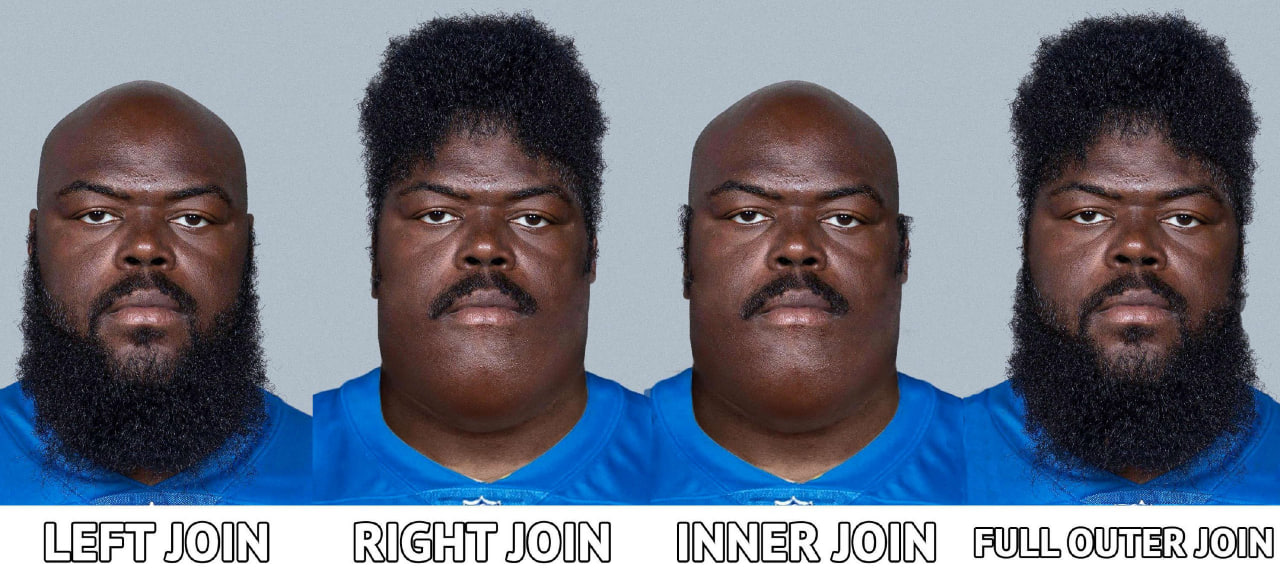
#> input picture site/Data/Datasets/SQL-meme.jpg, 1280 x 579 px
$ jupyter execute 'Day 49 - CV Introduction.ipynb'
#> lines starting #> are read from the running program, lines starting #| are printed output that depends on the picture
# Компьютерное зрение

Компьютерное зрение (Computer Vision) представляет собой область исследований в области искусственного интеллекта, направленную на обучение машин анализу и интерпретации визуальной информации. Эта область стремится дать компьютерам способность "видеть" и понимать изображения и видео, как это делает человек.

## Основы компьютерного зрения

### 1. Изображения

Изображение — это представление визуальной информации в форме матрицы пикселей. Пиксель (от "picture element") является самым маленьким элементом изображения и содержит информацию о цвете или яркости.

### 2. Цветовая модель

Изображения могут быть представлены в различных цветовых моделях, таких как RGB (красный, зеленый, синий), HSV (оттенок, насыщенность, яркость) и др. Каждый цвет можно представить как комбинацию базовых цветов в соответствующей модели.

### 3. Формат изображения

Изображения могут быть сохранены в различных форматах, таких как JPEG, PNG, GIF и другие. Каждый формат имеет свои особенности, влияющие на размер файла и качество изображения.

### 4. Обработка изображений

Обработка изображений включает в себя различные техники, такие как фильтрация, улучшение контрастности, обрезка и изменение размера. Они используются для улучшения качества изображений перед их анализом.

### 5. Операции над изображениями

Операции над изображениями включают базовые математические операции над пикселями, такие как сложение, вычитание, умножение и др. Эти операции могут применяться для изменения изображений.

## Обнаружение объектов

### 1. Определение объектов

Обнаружение объектов - это процесс выделения и классификации объектов на изображении. Методы обнаружения могут быть основаны на геометрических признаках, структурных шаблонах или использовать глубокие нейронные сети.

### 2. Сегментация изображений

Сегментация изображений разделяет изображение на более мелкие части, что упрощает анализ каждого объекта отдельно. Это может быть бинарная сегментация (объект/фон) или сегментация по классам.

## Глубокое обучение и Нейронные Сети

### 1. Глубокое обучение

Глубокое обучение - это подраздел машинного обучения, в котором используются глубокие нейронные сети с множеством слоев для обучения на больших объемах данных.

### 2. Нейронные сети

Нейронные сети представляют собой модель, вдохновленную структурой человеческого мозга. Она состоит из нейронов, слоев и весов, и обучается на данных для выполнения задач, таких как классификация, регрессия или сегментация.

### 3. Сверточные нейронные сети (CNN)

CNN являются основой многих успешных подходов в компьютерном зрении. Они специально разработаны для обработки изображений, используя свертки для выделения важных признаков.

[cell 1]
import numpy as np
import matplotlib.pyplot as plt

## Черно-белые изображения

[cell 2]
# Это изображение 8 на 8 пикселей, то есть имеем всего 64 пикселя. Здесь 0 это черный, а 255 это белый цвет
x = np.array([[0, 255, 0, 255, 0, 255, 0, 255],
              [0, 255, 0, 255, 0, 255, 0, 255],
              [0, 255, 0, 255, 0, 255, 0, 255],
              [0, 255, 0, 255, 0, 255, 0, 255],
              [0, 255, 0, 255, 0, 255, 0, 255],
              [0, 255, 0, 255, 0, 255, 0, 255],
              [0, 255, 0, 255, 0, 255, 0, 255],
              [0, 255, 0, 255, 0, 255, 0, 255]])
plt.imshow(x, cmap='gray')
x.shape

[cell 3]
# Сделаем шахматную доску
x = np.array([[0, 255, 0, 255, 0, 255, 0, 255],
              [255, 0, 255, 0, 255, 0, 255, 0],
              [0, 255, 0, 255, 0, 255, 0, 255],
              [255, 0, 255, 0, 255, 0, 255, 0],
              [0, 255, 0, 255, 0, 255, 0, 255],
              [255, 0, 255, 0, 255, 0, 255, 0],
              [0, 255, 0, 255, 0, 255, 0, 255],
              [255, 0, 255, 0, 255, 0, 255, 0]])
plt.imshow(x, cmap='gray')
x.shape

[cell 4]
# Теперь давайте изменим значения различных пикселей в диапазоне от 0 до 255
x = np.array([[210, 140, 56, 255, 70, 255, 0, 255],
              [255, 0, 255, 0, 255, 0, 255, 0],
              [0, 40, 0, 255, 0, 255, 0, 255],
              [255, 0, 255, 120, 80, 0, 255, 0],
              [0, 255, 0, 255, 0, 255, 0, 255],
              [255, 0, 190, 200, 255, 0, 255, 0],
              [0, 255, 0, 255, 0, 255, 0, 255],
              [255, 0, 255, 0, 255, 0, 255, 0]])
plt.imshow(x, cmap='gray')
x.shape
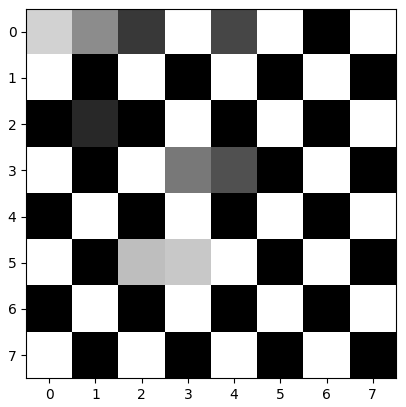
#> figure drawn by matplotlib, 1 panel

# Цветные изображения
В цветовой палитре у нас три параметра - RGB (Red, Green, Blue)
И в их сочетании мы получаем различные цвета

##### [0,0,0]: Черный

##### [255, 255,255]: Белый

##### [255,0,0]: Красный

##### [0,255,0]: Зеленый

##### [0,0,255]: Синий

##### [100,0,0]: Тёмно красный

[cell 5]
# Сгенерим изображение 4 на 2 пикселя
y = np.array([[[255, 0, 0], [0, 255, 140]],
              [[0, 255, 0], [255, 255, 0]],
              [[0, 0, 255], [255, 255, 255]],
              [[0, 0, 0], [0, 200, 2]]])
plt.imshow(y)
y.shape
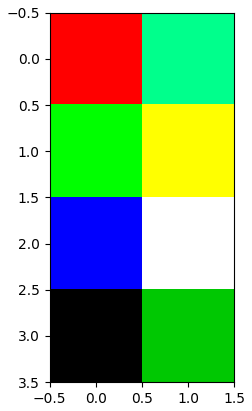
#> figure drawn by matplotlib, 1 panel

## Обработка изображенй

[cell 6]
img = plt.imread("Datasets/SQL-meme.jpg")
#> img is the input picture: shape (579, 1280, 3); mean R, G, B 111.8, 117.2, 130.6
print(img.shape)  # Это цветное изображение размером 579 на 1280, имеющее 3 канала для цвета - RGB
#| (579, 1280, 3)
plt.imshow(img)
plt.show()

## Обрезка изображений

[cell 7]
img2 = img[100:800, 400:1000]
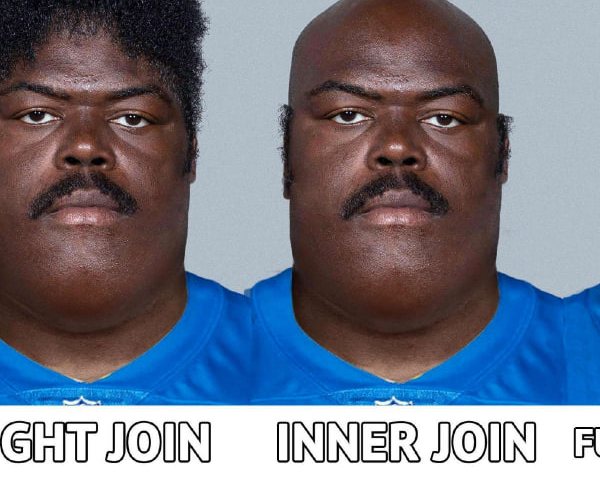
#> img2: shape (479, 600, 3); mean R, G, B 113.5, 117.3, 131.4
plt.imshow(img2)
plt.show()

## Увеличение яркости

[cell 8]
BrightnessUp = 100 * np.ones((img.shape), dtype='int32')
img3 = img + BrightnessUp
plt.imshow(img3)
plt.show()

## Снижение яркости

[cell 9]
BrightnessDown = -100 * np.ones((img.shape), dtype='int32')
img3 = img + BrightnessDown
plt.imshow(img3)
plt.show()
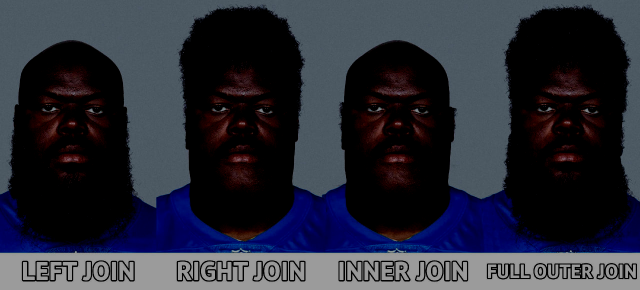
#> shown: shape (579, 1280, 3) (shown at 1/2 size); mean R, G, B 41.2, 43.1, 54.8

## Добавление шума на изображение

[cell 10]
AddNoise = np.random.randint(0, 100, img.shape)  # Сгенерируем случайное число в промежутке от 0 до 100 для параметра шума
img4 = img + AddNoise
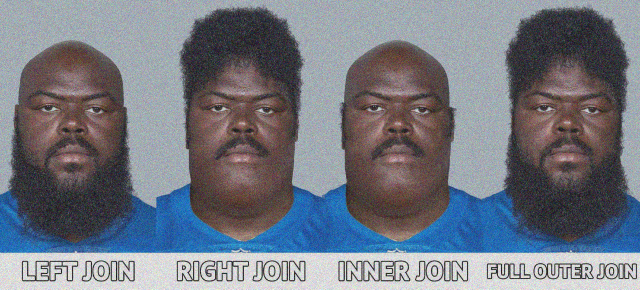
#> img4: shape (579, 1280, 3) int64 (shown at 1/2 size); mean R, G, B 161.3, 166.7, 180.1; drawn with min black and max white
plt.imshow(img4)
plt.show()
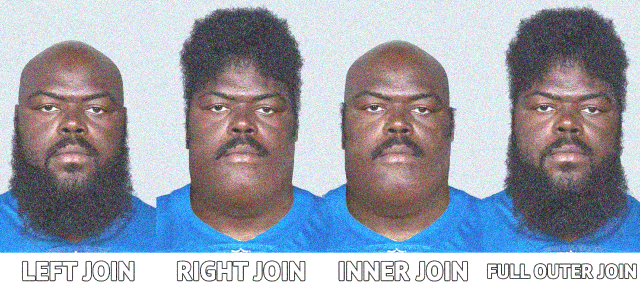
#> shown: shape (579, 1280, 3) (shown at 1/2 size); mean R, G, B 155.6, 160, 171.7

# Отобразим изображение с помощью OpenCV

[cell 11]
import cv2

## Прочитаем изображение, используя OpenCV

[cell 12]
imgOCV = cv2.imread("Datasets/SQL-meme.jpg")
plt.imshow(imgOCV)
plt.show()

## Преобразуем изображение, считанное OpenCV в формате BRG, в формат RGB

[cell 13]
imgOCV1 = cv2.cvtColor(imgOCV, cv2.COLOR_BGR2RGBA)
plt.imshow(imgOCV1)
plt.show()

## Считывание изображения в оттенках серого с помощью OpenCV

[cell 14]
imgGray = cv2.cvtColor(imgOCV, cv2.COLOR_BGR2GRAY)
plt.imshow(imgGray, cmap='gray')
plt.title('Черно-белое изображение')
plt.show()

## Определение границ объектов на изображении

[cell 15]
imgOCV3 = cv2.Canny(imgOCV, 150, 255)
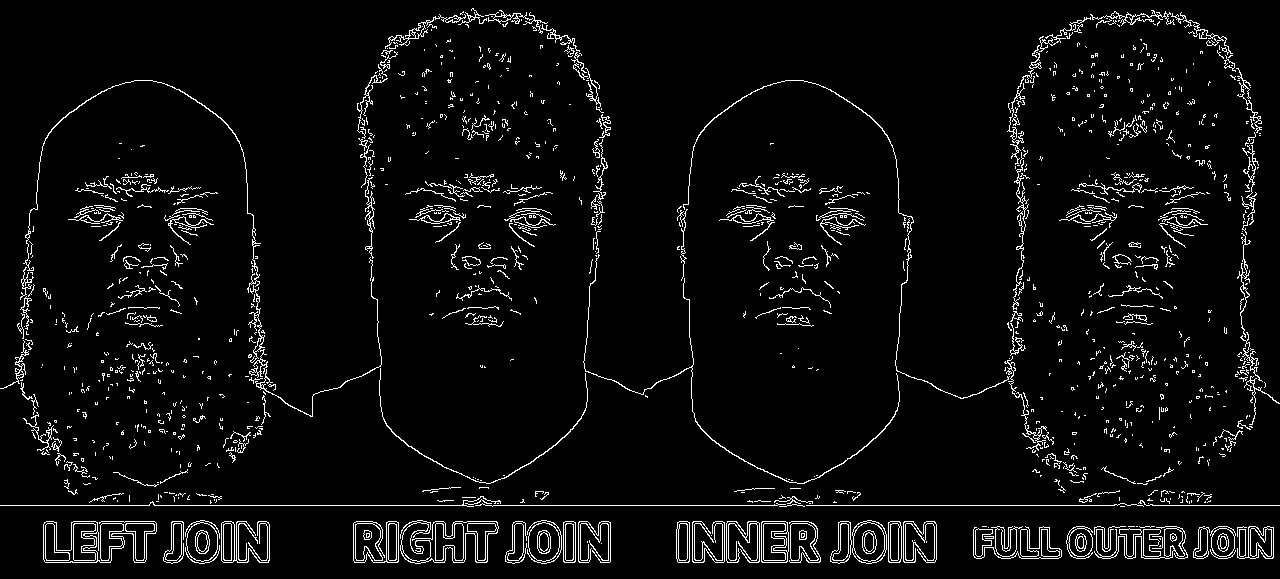
#> imgOCV3: shape (579, 1280); 4.7% white in thin lines or dots
plt.imshow(imgOCV3, cmap='gray')
plt.show()

## Размытие изображения

[cell 16]
# Отобразим базовое изображение
plt.imshow(cv2.cvtColor(imgOCV, cv2.COLOR_BGR2RGB))
plt.title('Original Image')
plt.show()

# Изменим размер изображения (уменьшим в 0,5 раза в обоих измерениях)
shrunken_img = cv2.resize(imgOCV, None, fx=0.1, fy=0.1, interpolation=cv2.INTER_AREA)

# Отобразим уменьшенное изображение
plt.imshow(cv2.cvtColor(shrunken_img, cv2.COLOR_BGR2RGB))
plt.title('Изображение со сниженным качеством')
plt.show()

[cell 17]
# Размытие сглаживает изображение
imgOCV8 = imgOCV1

blur = cv2.blur(imgOCV8, (18, 18))
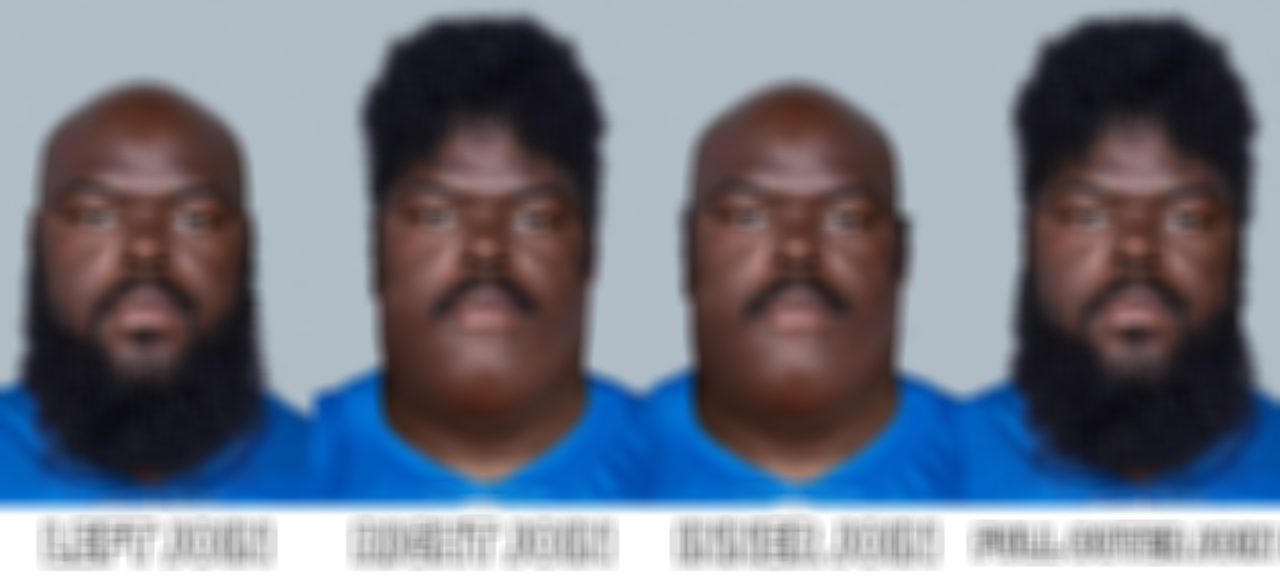
#> blur: shape (579, 1280, 4); mean R, G, B, A 111.8, 117.2, 130.6, 255
gblur = cv2.GaussianBlur(imgOCV8, (7, 7), 0)

plt.imshow(imgOCV8), plt.title('Оригинальное изображение')
plt.show()
plt.imshow(blur), plt.title('Размытое изображение')
plt.show()
plt.imshow(gblur), plt.title('Изображение, размытое гауссианом')
plt.show()

$ run again, with site/Data/Datasets/test_image.jpg copied over site/Data/Datasets/SQL-meme.jpg
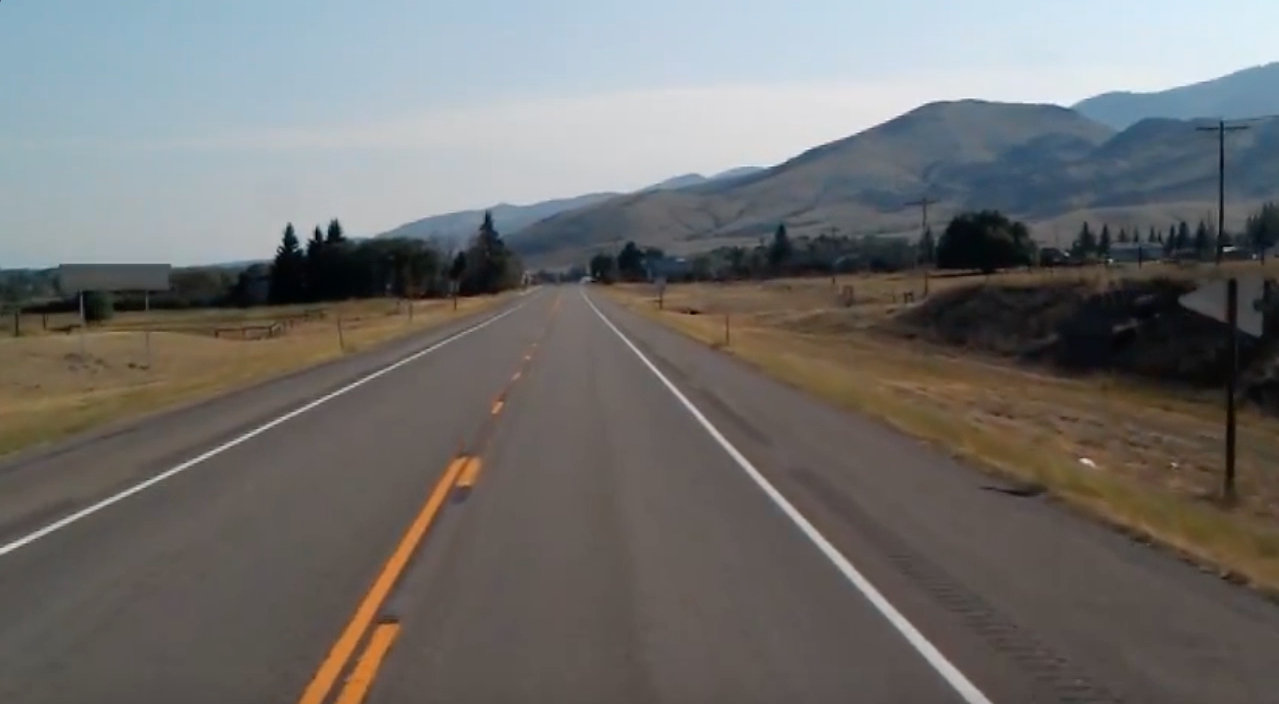
#> input picture site/Data/Datasets/test_image.jpg, 1279 x 704 px
#> img is the input picture: shape (704, 1279, 4) float32; mean R, G, B, A 0.441, 0.437, 0.431, 1
#| (704, 1279, 4)
#> `imgOCV3 = cv2.Canny(imgOCV, 150, 255)`:
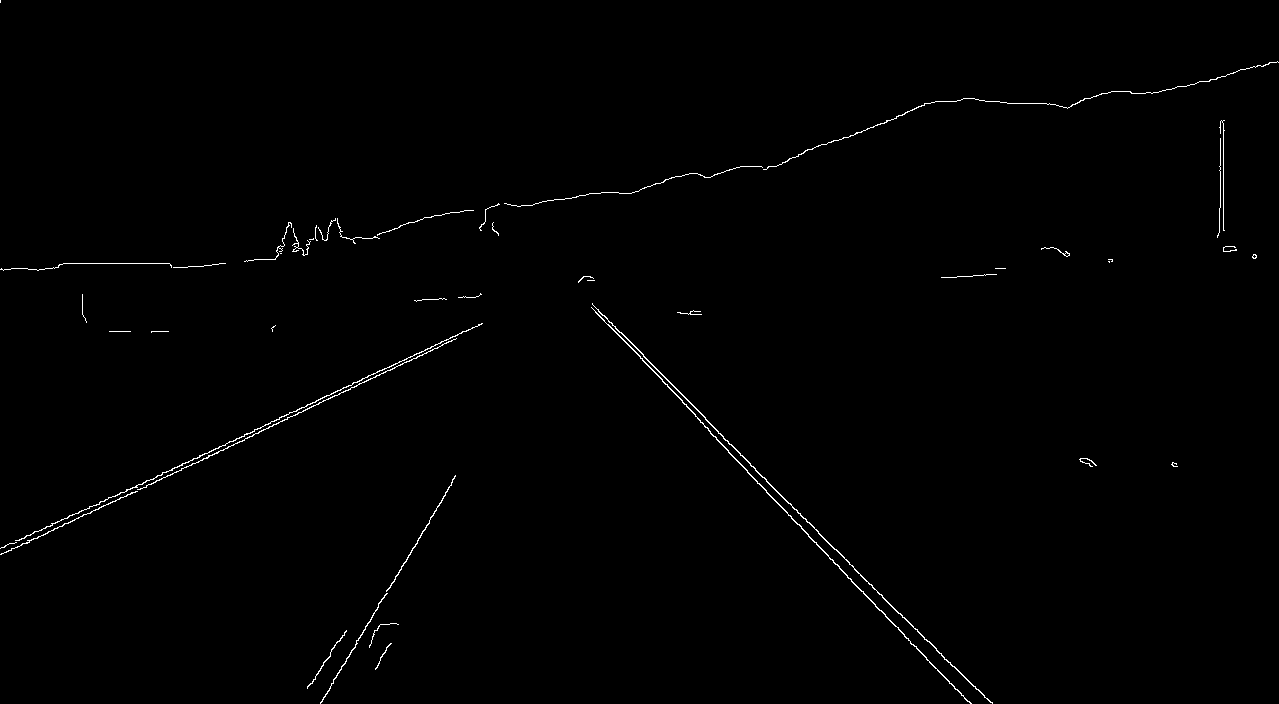
#> imgOCV3: shape (704, 1279); 0.63% white in thin lines or dots
#> `blur = cv2.blur(imgOCV8, (18, 18))`:
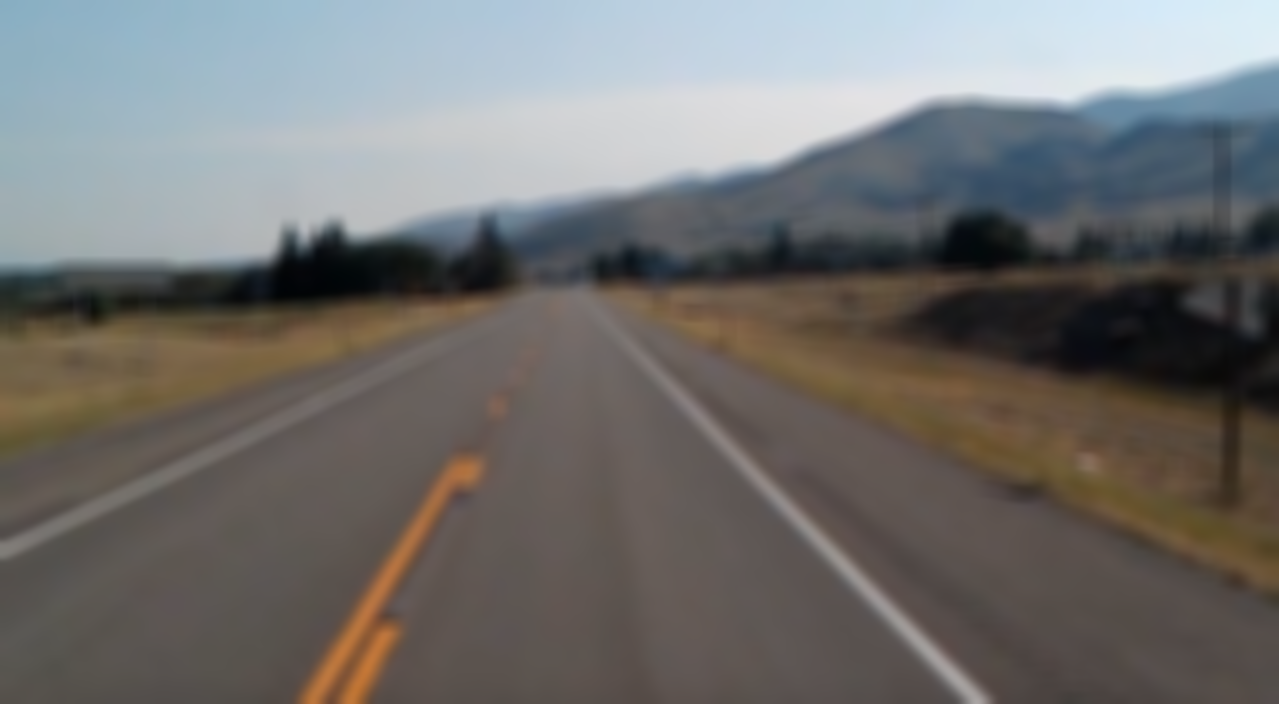
#> blur: shape (704, 1279, 4); mean R, G, B, A 112.4, 111.4, 109.8, 255
